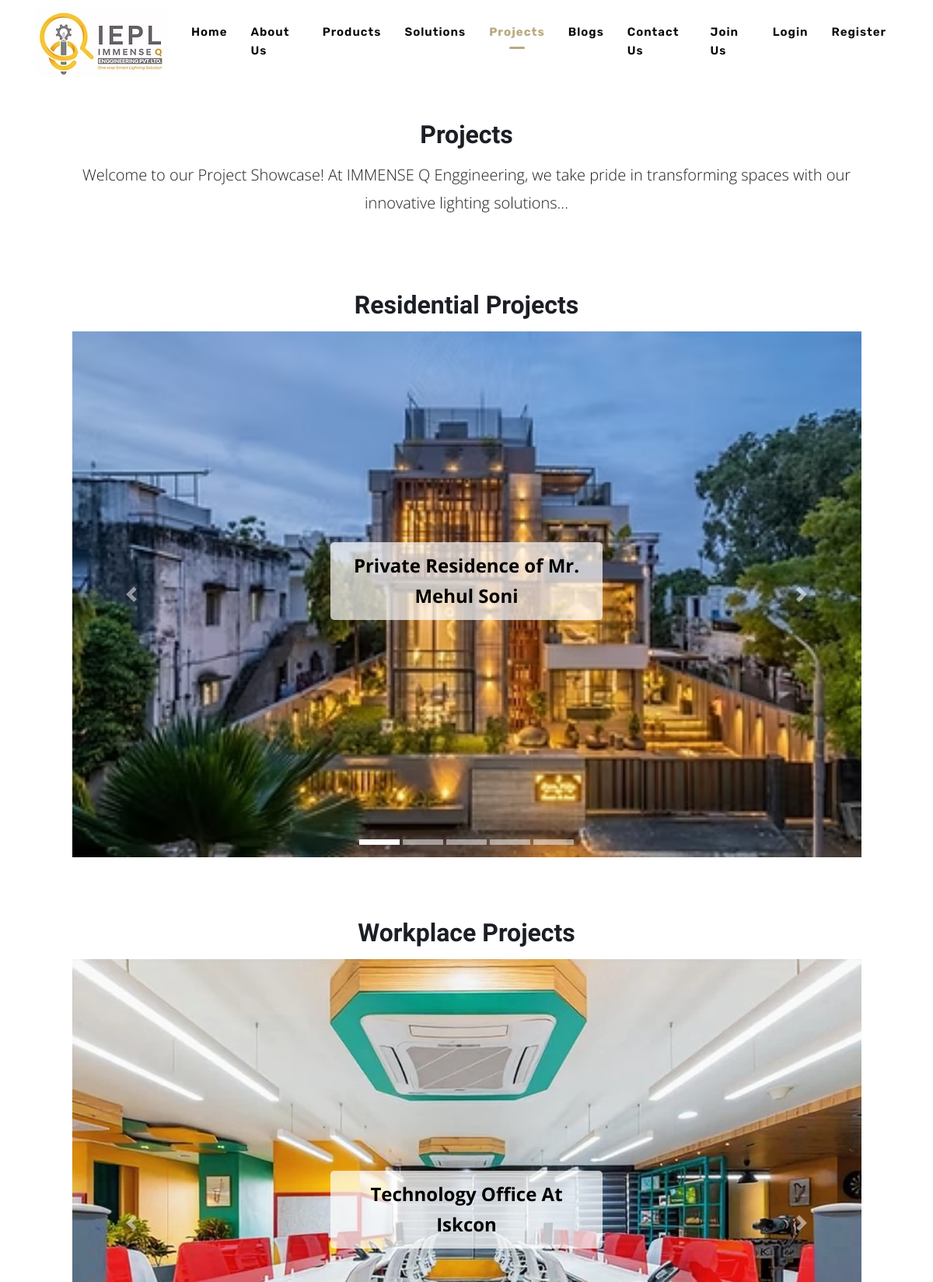
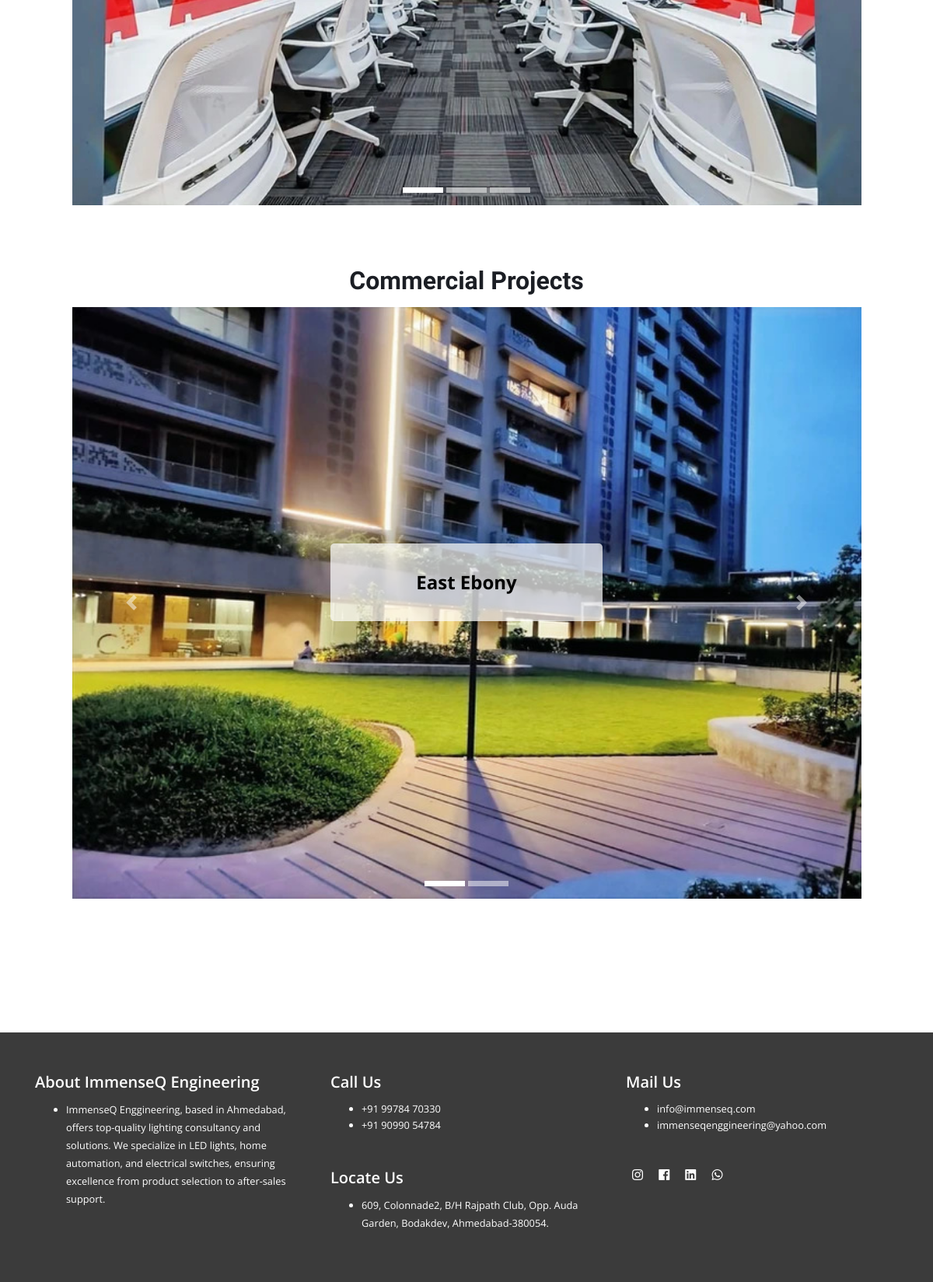
/projects/, run on the app's committed database (2 pictures, top to bottom).
### ieplapp/models.py (models this page shows)
class ProjectCategorie(models.Model):
    category_name = models.CharField(max_length=100)
    def __str__(self):
        return self.category_name

class Project(models.Model):
    project_title = models.CharField(max_length=100)
    project_image = models.FileField(upload_to='project_images/')
    project_category = models.ForeignKey(ProjectCategorie, on_delete=models.CASCADE)
    def __str__(self):
        return self.project_title

### ieplapp/views.py (the view)
# urls.py: path('projects/', views.projects, name='ProjectPage'),
def projects(request):
    categories = ProjectCategorie.objects.all()
    print("Category: ", categories)
    project_by_category = {
        category: Project.objects.filter(project_category=category)
        for category in categories
    }
    print("Projects: ", project_by_category)
    context = {
        'project_by_category': project_by_category,
    }
    return render(request, 'projects.html', context)

### templates/projects.html
{% extends 'base.html' %}
{% load static %}
{% block content %}
<section class="wt-section">
    <div class="container">
        <div class="row justify-content-md-center text-center pb-lg-4 mb-lg-5 mb-4">
            <div class="col-md-11 text-center w-md-50 mx-auto mb-0">
                <h2 class="mb-md-2">Projects</h2>
                <p class="lead">Welcome to our Project Showcase! At IMMENSE Q Enggineering, we take pride in transforming spaces with our innovative lighting solutions...</p>
            </div>
        </div>
    </div>
    <section class="hero-large hero">
        <div class="container">
            {% for category, projects in project_by_category.items %}
            <div class="row justify-content-md-center text-center pb-lg-4 mb-lg-5 mb-4">
                <div class="col-md-11 text-center w-md-50 mx-auto mb-0">
                    <h2 class="mb-md-2 mb-3">{{ category.category_name }}</h2>
                    <div id="carousel-{{ forloop.counter }}" class="carousel slide" data-ride="carousel">
                        <ul class="carousel-indicators">
                            {% for project in projects %}
                            <li data-target="#carousel-{{ forloop.parentloop.counter }}" data-slide-to="{{ forloop.counter0 }}" class="{% if forloop.first %}active{% endif %}"></li>
                            {% endfor %}
                        </ul>
                        <div class="carousel-inner">
                            {% for project in projects %}
                            <div class="carousel-item {% if forloop.first %}active{% endif %}">
                                <img src="{{ project.project_image.url }}" alt="{{ project.project_title }}" class="d-block w-100">
                                <div class="carousel-caption" style="position: absolute; left: 50%; transform: translateX(-50%); background-color: rgba(255, 255, 255, 0.7); color: #000; padding: 10px 20px; border-radius: 5px; text-align: center; width: 350px; height: 100px;">
                                    <h5 style="margin: 0; font-size: 1.5rem; font-weight: bold; display: flex; justify-content: center; align-items: center; height: 100%;">{{ project.project_title }}</h5>
                                </div>
                            </div>
                            {% endfor %}
                        </div>
                        <a class="carousel-control-prev" href="#carousel-{{ forloop.counter }}" data-slide="prev">
                            <span class="carousel-control-prev-icon"></span>
                        </a>
                        <a class="carousel-control-next" href="#carousel-{{ forloop.counter }}" data-slide="next">
                            <span class="carousel-control-next-icon"></span>
                        </a>
                    </div>
                </div>
            </div>
            {% endfor %}
        </div>
    </section>
</section>
{% endblock %}

### static/css/theme.css (style rules this page uses)
html { font-size: 1rem; }
body { font-weight: 400; font-size: 1rem; font-family: "Open Sans", sans-serif; line-height: 1.6; color: #1b1e24; -webkit-font-smoothing: antialiased; -moz-osx-font-smoothing: grayscale; -moz-font-feature-settings: "liga", "kern"; text-rendering: optimizelegibility; }
a { color: #490bf9; }
p { line-height: 1.8; }
.h1, .h2, .h3, .h4, .h5, .h6, .h7, h1, h2, h3, h4, h5, h6 { line-height: 1.6; font-weight:600; }
.wt-section { padding-top: 6.25rem; padding-bottom: 6.25rem; }

### static/css/styles.css (style rules this page uses)
.h1, .h2, .h3, .h4, .h5, .h6, .h7, h1, h2, h3, h4, h5, h6 { line-height: 1.6; font-weight:600; }
h1, h2 { font-family: 'Rubik', sans-serif; font-family: 'Coda Caption', sans-serif; }
.carousel-inner img { width: 100%; height: 100%; }
.carousel-caption { position: absolute; left: 10px; z-index: 10; padding-top: 20px; padding-bottom: 20px; color: #000; text-align: left; top: 40%; max-width: 440px; }
.carousel-indicators li { height: 7px; border-radius: 0; overflow: hidden; width: 52px; background:#fff; padding: 0; margin: 0 2px; border: 0 solid #333; }

### data on the page
ProjectCategorie: category_name "Residential Projects"
Project: project_image (picture), project_title "Private Residence of Mr. Mehul Soni"
ProjectCategorie: category_name "Workplace Projects"
Project: project_image (picture), project_title "Technology Office At Iskcon"
ProjectCategorie: category_name "Commercial Projects"
Project: project_image (picture), project_title "East Ebony"
